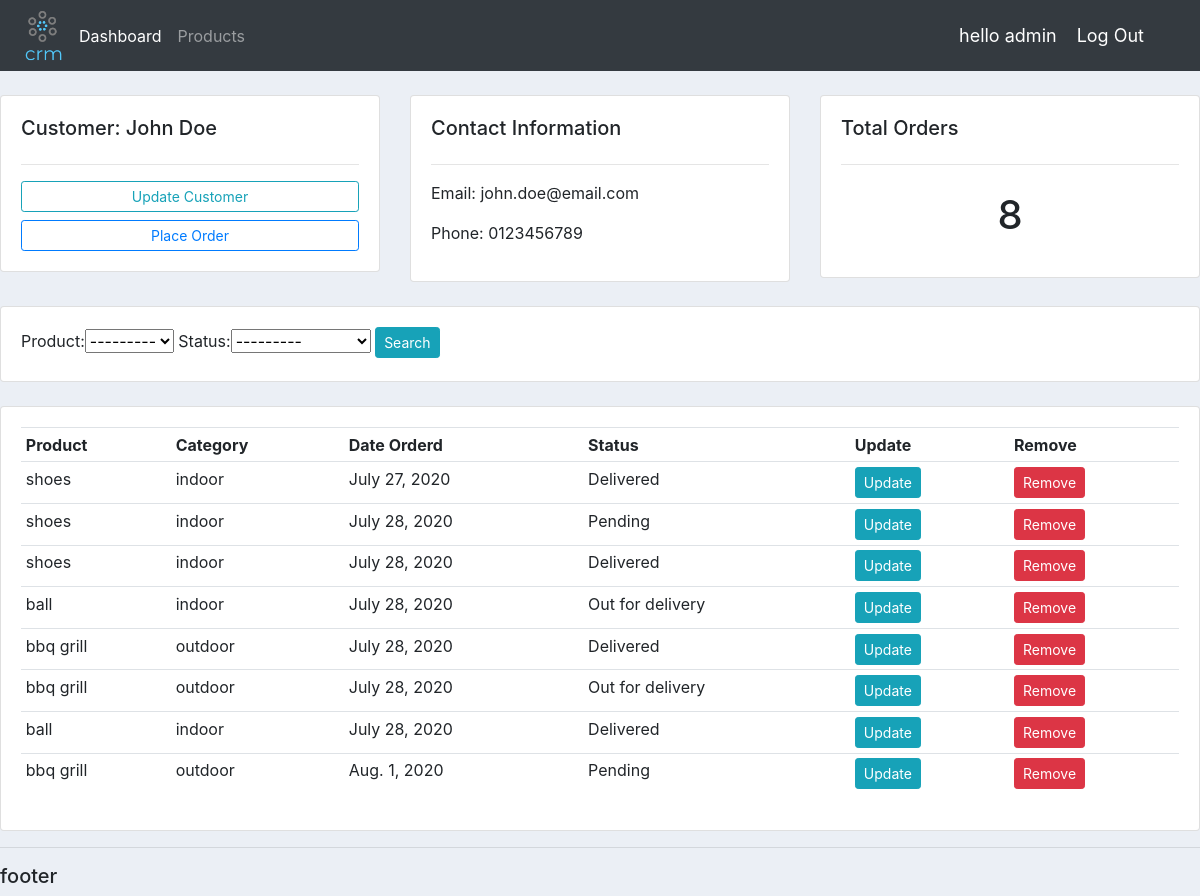
The app's page /customer/1/ (signed in) with its own data.
### accounts/models.py (models this page shows, shortened)
class Customer(models.Model):
    user = models.OneToOneField(User, null=True, on_delete=models.CASCADE)
    name = models.CharField(max_length=200, blank=True)
    phone = models.CharField(max_length=200, blank=True)
    email = models.EmailField(max_length=200, blank=True)
    profile_pic = models.ImageField(blank=True, null=True, upload_to='profile_pic/')
    date_crated = models.DateTimeField(default=datetime.datetime.now(), blank=True)

class Order(models.Model):
    STATUS = (
        ('Pending','Pending'),
        ('Out for delivery','Out for delivery'),
        ('Delivered','Delivered'),
    )
    customer = models.ForeignKey(Customer, on_delete=models.CASCADE, null=True )
    product = models.ForeignKey(Product, on_delete=models.CASCADE, null=True)
    date_created = models.DateTimeField(default=datetime.datetime.now(), blank=True)
    status = models.CharField(max_length=200, blank=True, choices=STATUS)

class Product(models.Model):
    CATEGORY = (
        ('indoor','indoor'),
        ('outdoor','outdoor'),
    )
    name = models.CharField(max_length=200, blank=True)
    category = models.CharField(max_length=200, blank=True, choices=CATEGORY)
    price = models.FloatField(validators=[MinValueValidator(0)], blank=True)
    description = models.TextField(max_length=400, blank=True)
    date_crated = models.DateTimeField(default=datetime.datetime.now(), blank=True)
    tags = models.ManyToManyField(Tag, blank=True)
    def __str__(self):
        return self.name

### accounts/decorators.py (the view)
        def wrapper_func(request, *args, **kwargs):
            group = None
            if request.user.groups.exists():
                group = request.user.groups.all()[0].name
            if group in allowed_roles:
                return view_func(request, *args, **kwargs)
            else:
                return HttpResponse('you are not allowed to see this page')

### accounts/views.py (called while the page is built)
@login_required(login_url='/login/')
@allowed_users(['admin'])
def customer(request, pk):
    customer = Customer.objects.get(id=pk)
    orders = customer.order_set.all()
    myfilter = OrderFilter(request.GET, queryset=orders)
    orders = myfilter.qs
    context = {
        'customer':customer,
        'orders':orders,
        'myfilter':myfilter,
    }
    return render(request, 'accounts/customer.html', context)

### accounts/templates/accounts/customer.html
{% extends 'accounts/base.html' %}
{% block content %}
	<br>
<div class="row">
	<div class="col-md">
		<div class="card card-body">
			<h5>Customer: {{customer.name}}</h5>
			<hr>
			<a class="btn btn-sm btn-outline-info  btn-sm btn-block" href="">Update Customer</a>
			<a class="btn btn-sm btn-outline-primary  btn-sm btn-block" href="{% url 'accounts:create_order' customer.id %}">Place Order</a>
		</div>
	</div>
	<div class="col-md">
		<div class="card card-body">
			<h5>Contact Information</h5>
			<hr>
			<p>Email: {{customer.email}} </p>
			<p>Phone: {{customer.phone}}</p>
		</div>
	</div>
	<div class="col-md">
		<div class="card card-body">
			<h5>Total Orders</h5>
			<hr>
			<h1 style="text-align: center;padding: 10px"> {{customer.order_set.all.count}} </h1>
		</div>
	</div>
</div>
<br>
<div class="row">
	<div class="col">
		<div class="card card-body">
			<form method="get">
				{{myfilter.form}}
		    <button class="btn btn-sm btn-info" type="submit">Search</button>
		  </form>
		</div>
	</div>
</div>
<br>
<div class="row">
	<div class="col-md">
		<div class="card card-body">
			<table class="table table-sm">
				<tr>
					<th>Product</th>
					<th>Category</th>
					<th>Date Orderd</th>
					<th>Status</th>
					<th>Update</th>
					<th>Remove</th>
				</tr>
				{% for order in orders %}
					<tr>
						<td>{{order.product}}</td>
						<td>{{order.product.category}}</td>
						<td>{{order.date_created |date}}</td>
						<td>{{order.status}}</td>
						<td><a href="{% url 'accounts:update_order' order.pk %}"><button class="btn btn-sm btn-info">Update</button></a></td>
						<td><a href="{% url 'accounts:delete_order' order.pk %}"><button class="btn btn-sm btn-danger">Remove</button></a></td>
					</tr>
				{% endfor %}
			</table>
		</div>
	</div>
</div>
{% endblock content %}

### accounts/templates/accounts/base.html (shortened to what this page needs)
{% load static %}
<!DOCTYPE html>
<html lang="en">
<head>
<link rel="stylesheet" href="https://stackpath.bootstrapcdn.com/bootstrap/4.5.0/css/bootstrap.min.css">
<link rel="stylesheet" href="{% static 'home-static/css/main.css' %}" >
</head>
<body>
<nav class="navbar navbar-expand-lg navbar-dark bg-dark">
  <img src= {% static 'home-static/images/crm-logo.png' %} style="width: 55px;">
  <div class="collapse navbar-collapse" id="navbarNav">
    <ul class="navbar-nav">
      {% if request.user.is_staff %}
        <li class="nav-item active">
          <a class="nav-link" href="{% url 'accounts:dashboard'  %}">Dashboard </a>
        </li>
        <li class="nav-item">
          <a class="nav-link" href="{% url 'accounts:products'  %}">Products</a>
        </li>
      {% else %}
        <li class="nav-item active">
          <a class="nav-link" href="{% url 'accounts:account'  %}">Settings </a>
        </li>
      {% endif %}
    </ul>
  </div>
  {% if request.user.is_authenticated %}
  <span class="span-style">hello {{request.user}} </span>
  <span class="span-style"><a href="{% url 'accounts:logout' %}">Log Out</a></span>
  {% else %}
  <span class="span-style"><a href="{% url 'accounts:login' %}">Log In</a></span>
  <span class="span-style"><a href="{% url 'accounts:signup' %}">Sign Up</a></span>
  {% endif %}
</nav>
    {% block content %}
    {% endblock content %}
    <hr>
    <h5>footer</h5>
</body>
</html>

### static/home-static/css/main.css (style rules this page uses)
body { background-color: #ebeff5; }

### accounts/templates/accounts/base.html (style rules this page uses)
.span-style , .span-style a { font-size:18px ; color: #fff; margin-right: 20px; }

### records on screen
Customer: name "John Doe", email "john.doe@email.com", phone "0123456789", order_set.all.count "8"
Order: product "shoes", product.category "indoor", date_created "July 27, 2020", status "Delivered"
Order: product "shoes", product.category "indoor", date_created "July 28, 2020", status "Pending"
Order: product "shoes", product.category "indoor", date_created "July 28, 2020", status "Delivered"
Order: product "ball", product.category "indoor", date_created "July 28, 2020", status "Out for delivery"
Order: product "bbq grill", product.category "outdoor", date_created "July 28, 2020", status "Delivered"
Order: product "bbq grill", product.category "outdoor", date_created "July 28, 2020", status "Out for delivery"
Order: product "ball", product.category "indoor", date_created "July 28, 2020", status "Delivered"
Order: product "bbq grill", product.category "outdoor", date_created "Aug. 1, 2020", status "Pending"

### other values on screen
{{ request.user }} "admin"
